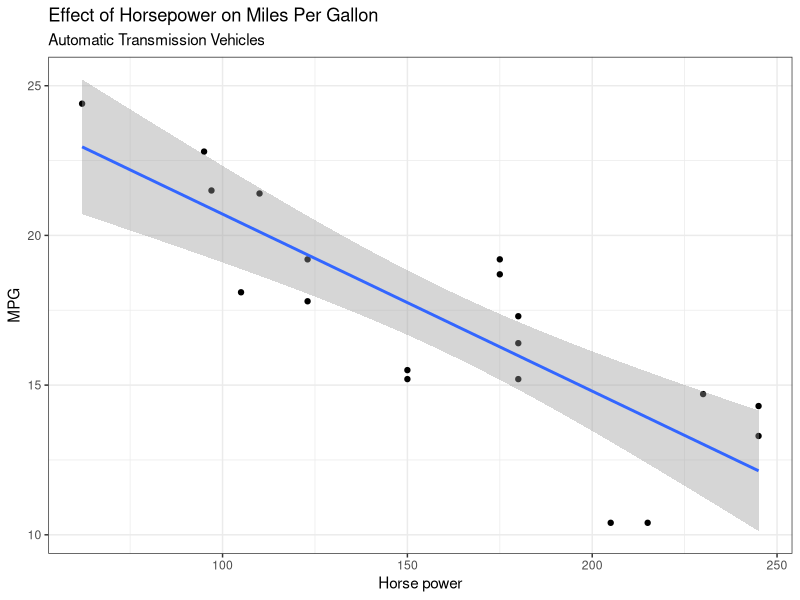
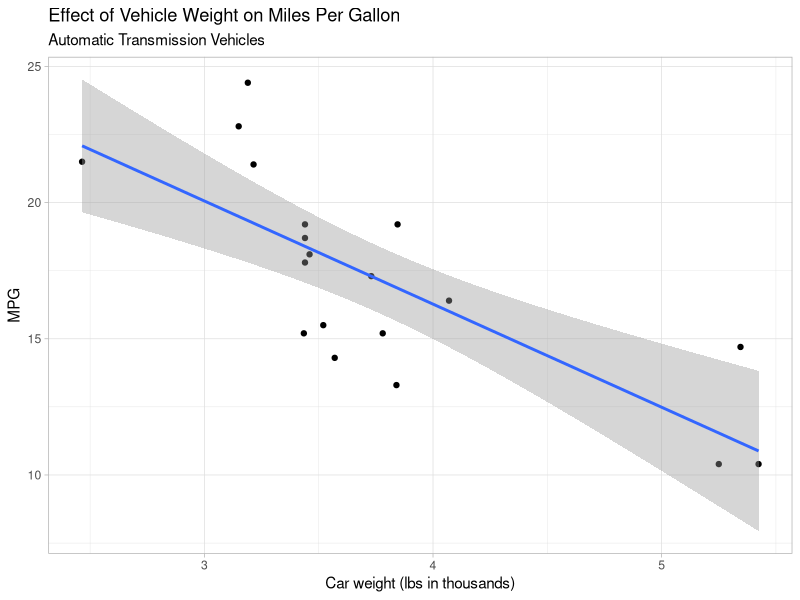
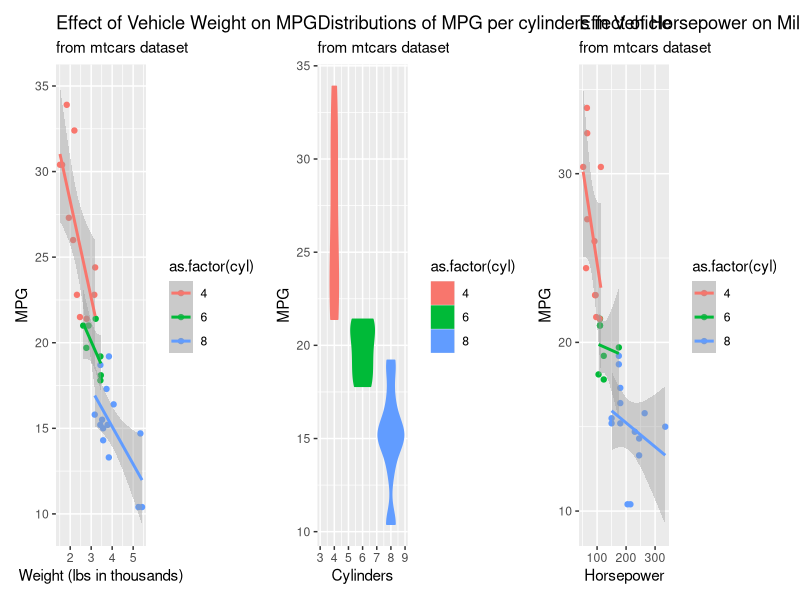

The R script that drew these images, in order:
data(mtcars)
str(mtcars)

autotrans <- mtcars$am %in% "0"
autosub <- mtcars[autotrans,]

write.csv(autosub, "automatic_mtcars.csv")

library(tidyverse)
library(ggplot2)

# assignment 6 first plot MPG vs horsepower scatterplot
png(filename = "mpg_vs_hp_auto.png")
ggplot(autosub, aes(x=hp, y=mpg))+
  geom_point()+
  geom_smooth(method = "lm")+
  labs(title = "Effect of Horsepower on Miles Per Gallon", 
       x= "Horse power", y= "MPG", subtitle = "Automatic Transmission Vehicles")+
  theme_bw()
dev.off()

# assignment 6 second plot MPG vs weight scatterplot

tiff(filename = "mpg_vs_wt_auto.tiff")
ggplot(autosub, aes(x=wt, y=mpg))+
  geom_point()+
  geom_smooth(method="lm")+
  labs(title = "Effect of Vehicle Weight on Miles Per Gallon",
       subtitle = "Automatic Transmission Vehicles",
       x = "Car weight (lbs in thousands)", y="MPG")+
  theme_light()
dev.off()

# assignemtnt 6 subsets to only cars with displacements less than or equal to 200 cu.in.
data(mtcars)

displace <- filter(mtcars, disp<= 200)
write.csv(displace, "mtcars_max200_displ.csv")

# assignment 6 problems 10 and 11 find the max hp for the 3 data frames
data(mtcars)
maxhp_origional <- max(mtcars$hp)
maxhp_automatic <- max(autosub$hp)
maxhp_max200 <- max(displace$hp)

write.table(c(maxhp_origional, maxhp_automatic, maxhp_max200),"hp_maximums.txt", row.names = c("Max Horsepower in mtcars dataset", "Max horsepower with automatic transmission", "Max horsepower with displacement <= 200"))


# problem 12 use patchwork to combine the three graphs in to one image
library(patchwork)

y1<-ggplot(mtcars, aes(x=wt, y=(mpg), color=as.factor(cyl)))+
  geom_point()+
  geom_smooth(method = "lm")+
  labs(title = "Effect of Vehicle Weight on MPG", subtitle = "from mtcars dataset", x= "Weight (lbs in thousands)", y= "MPG")

y2 <- ggplot(mtcars, aes(x = cyl, y=mpg, fill=as.factor(cyl), color=as.factor(cyl)))+
  geom_violin()+
  labs(title = "Distributions of MPG per cylinders in Vehicle", subtitle= "from mtcars dataset", x="Cylinders", y= "MPG")

y3 <- ggplot(mtcars, aes(x= hp, y=mpg, color=as.factor(cyl)))+
  geom_point()+
  geom_smooth(method= "lm")+
  labs(title= "Effect of Horsepower on Miles Per Gallon", subtitle = "from mtcars dataset", x= "Horsepower", y="MPG")

png(filename = "combined_mtcars_plot.png")
y1 + y2 +y3
dev.off()





